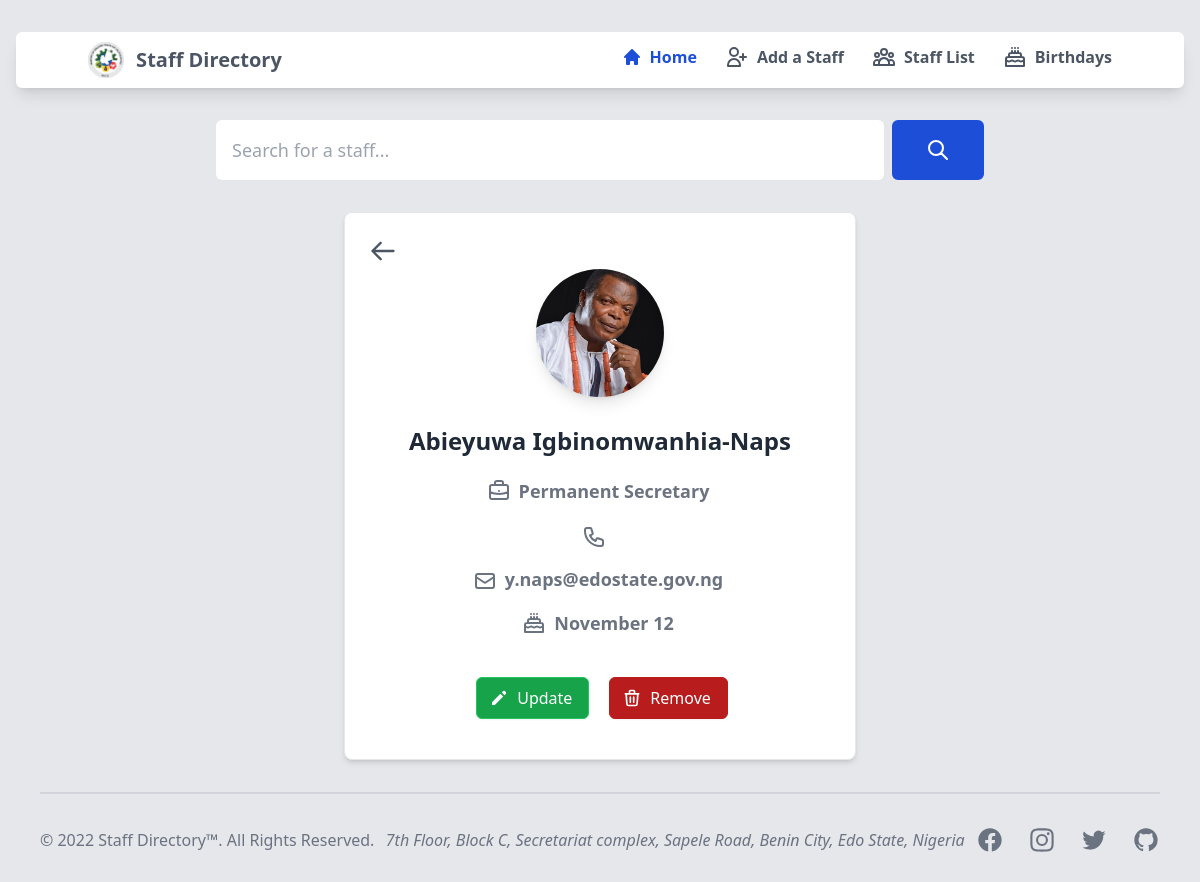
Page /staff/1 on the committed database.
### sendmail/models.py (models this page shows, shortened)
class staffDetails(models.Model):
    first_name = models.CharField(verbose_name='First Name', max_length=20)
    middle_name = models.CharField(verbose_name='Middle Name', max_length=20, null=True, blank=True)
    last_name = models.CharField(verbose_name='Last Name', max_length=20)
    phone_number = PhoneNumberField(verbose_name='Phone Number', default='1234 567 8900')
    email = models.EmailField(verbose_name='Official Email', max_length = 254)
    position = models.CharField(verbose_name='Position', max_length=50, null=True, blank=True)
    staffimage = models.ImageField(
        verbose_name="Profile Picture",
        upload_to='staffimages',
        default='staffimages/default.jpg',
        null=True,
        blank=True
    )
    MONTHS = (
        (1, 'January'),
        (2, 'February'),
        (3, 'March'),
        (4, 'April'),
        (5, 'May'),
        (6, 'June'),
        (7, 'July'),
        (8, 'August'),
        (9, 'September'),
        (10, 'October'),
        (11, 'November'),
        (12, 'December')
    )
    birth_month = models.IntegerField(
        'Birth Month',
        choices = MONTHS,
        default = 1,
        blank = False)
    birth_day = models.IntegerField(verbose_name='Birth Day', blank=True, null=True)
    class Meta:
        db_table = 'sendmail_staffdetails'
    def birth_month_verbose(self):
        return dict(staffDetails.MONTHS)[self.birth_month]

### sendmail/views.py (the view)
# urls.py: re_path(r'^staff/(?P<pk>\d+)$', views.staffDetailsView.as_view(), name='staffdetails'),
class staffDetailsView(DetailView):
    context_object_name = 'staff'  # your own name for the list as a template variable
    template_name = 'staffdetails.html'
    def get_queryset(self):
        return staffDetails.objects.all().distinct()
    def get_context_data(self, **kwargs):
        context = super(staffDetailsView, self).get_context_data(**kwargs)
        context['title'] = "Staff's Details"
        context['phone_number_default'] = staffDetails._meta.get_field('phone_number').get_default()
        return context

### sendmail/templates/staffdetails.html (shortened to what this page needs)
{% extends "base.html" %}
{% load static tailwind_tags %}
{% load static %}
{% load widget_tweaks %}
{% block content %}
    <div class="max-w-3xl rounded-lg mx-auto mt-8 mb-8">
        <form action="{% url 'searchresult' %}" class="flex items-center" method="GET">
            <div class="relative w-full">
                <input type="text" id="simple-search" name="q" class="bg-white block font-medium border border-none text-gray-900 text-lg rounded-md
                                        focus:border-blue-500 block w-full p-4
                                        focus:ring-2 focus:outline-none focus:ring-blue-500
                                        dark:bg-gray-700 dark:border-gray-600 dark:placeholder-gray-400
                                        dark:text-white dark:focus:ring-blue-500 dark:focus:border-blue-500"
                    placeholder="Search for a staff..." required>
            </div>
            <button type="submit" class="px-8 py-4 ml-2 text-md font-medium text-white bg-blue-700 rounded-md border
                                            border-2 border-blue-700 hover:border-blue-800 hover:bg-blue-800 focus:ring-4 focus:outline-none focus:ring-blue-300
                                            dark:bg-blue-600 dark:hover:bg-blue-700 dark:focus:ring-blue-800">
                <svg class="w-6 h-6" fill="none" stroke="currentColor" viewBox="0 0 24 24"
                    xmlns="http://www.w3.org/2000/svg">
                    <path stroke-linecap="round" stroke-linejoin="round" stroke-width="2"
                        d="M21 21l-6-6m2-5a7 7 0 11-14 0 7 7 0 0114 0z"></path>
                </svg>
            </button>
        </form>
    </div>
    <div class="min-h-full container mt-8 mb-28 md:mt-8 md:mb-32 mx-auto items-center max-w-lg w-full bg-white rounded-lg
                        border border-gray-200 shadow-md dark:bg-gray-800 dark:border-gray-700">
        <div class="flex justify-end px-4 pt-4">
            <div class="flex-auto justify-start ">
                <button type="button" onclick="history.back()" class="hover:bg-gray-100 rounded-lg focus:outline-none focus:ring-4
                                    focus:outline-none focus:ring-gray-200 z-10 p-2">
                    <span
                        class="inline-flex items-center float-left text-md font-bold text-gray-600 hover:underline hover:underline-offset-2">
                        <svg xmlns="http://www.w3.org/2000/svg" class="h-7 w-7" fill="none" viewBox="0 0 24 24"
                            stroke="currentColor" stroke-width="2">
                            <path stroke-linecap="round" stroke-linejoin="round" d="M10 19l-7-7m0 0l7-7m-7 7h18" />
                        </svg>
                    </span>
                </button>
            </div>
        </div>
        <div class="flex flex-col items-center pb-10 sm:mt-3 space-y-4">
            <img class="-mt-2 md:-mt-4 mb-3 w-32 h-32 rounded-full shadow-lg" src="{{ staff.staffimage.url }}"
                alt="{{ staff.first_name }} {{ staff.last_name }} image">
            <div>
                <h5 class="mb-1 text-2xl font-extrabold text-gray-800 dark:text-white">
                    {{ staff.first_name }}
                    {{ staff.last_name }}
                </h5>
            </div>
            <div class="inline-flex items-center justify-center">
                {% if staff.position %}
                    <p class="text-lg font-bold text-gray-500 dark:text-gray-400">{{ staff.position }}</p>
                    {% else %}
                        <span class="-mt-1 text-lg font-bold text-gray-500 dark:text-gray-400"><em>not given</em></span>
                {% endif %}
            </div>
            <div class="inline-flex items-center">
            </div>
            <div class="inline-flex items-center">
                {% if staff.email %}
                    <p class="text-lg font-bold text-gray-500 dark:text-gray-400">{{ staff.email }}</p>
                    {% else %}
                        <span class="text-lg font-bold text-gray-500 dark:text-gray-400"><em>email not given</em></span>
                {% endif %}
            </div>
            <div class="inline-flex items-center">
                {% if staff.birth_day %}
                    <p class="text-lg font-bold text-gray-500 dark:text-gray-400">{{ staff.birth_month_verbose }} {{ staff.birth_day }}</p>
                    {% else %}
                        <span class="text-lg font-bold text-gray-500 dark:text-gray-400"><em>birthday</em></span>
                {% endif %}
            </div>
            <br>
            <div class="flex mt-4 space-x-3 lg:mt-6">
                <a href="{% url 'updatestaff' staff.id %}">
                    <button type="button" class="inline-flex items-center mr-1 ml-1 px-4 py-2 border border-green-500 rounded-md shadow-sm
                                                    text-md font-medium text-white bg-green-600 hover:border-green-500 hover:bg-green-500
                                                    focus:outline-none focus:ring-4 focus:ring-green-400">
                        <svg class="-ml-1 mr-2 h-5 w-5 text-white" xmlns="http://www.w3.org/2000/svg" viewBox="0 0 20 20"
                            fill="currentColor" aria-hidden="true">
                            <path
                                d="M13.586 3.586a2 2 0 112.828 2.828l-.793.793-2.828-2.828.793-.793zM11.379 5.793L3 14.172V17h2.828l8.38-8.379-2.83-2.828z" />
                        </svg>
                        Update
                    </button>
                </a>
                <a>
                    <button type="button" class="inline-flex items-center ml-1 px-4 py-2 border border-red-700 rounded-md shadow-sm
                                                    text-md font-medium text-white bg-red-700 hover:border-red-600 hover:bg-red-600
                                                    focus:outline-none focus:ring-4 focus:ring-red-500">
                        Remove
                    </button>
                </a>
            </div>
        </div>
    </div>
{% endblock %}

### rows in the picture
staffDetails: staffimage (picture), first_name "Abieyuwa", last_name "Igbinomwanhia-Naps", position "Permanent Secretary", email "y.naps@edostate.gov.ng", birth_month_verbose "November", birth_day "12"
